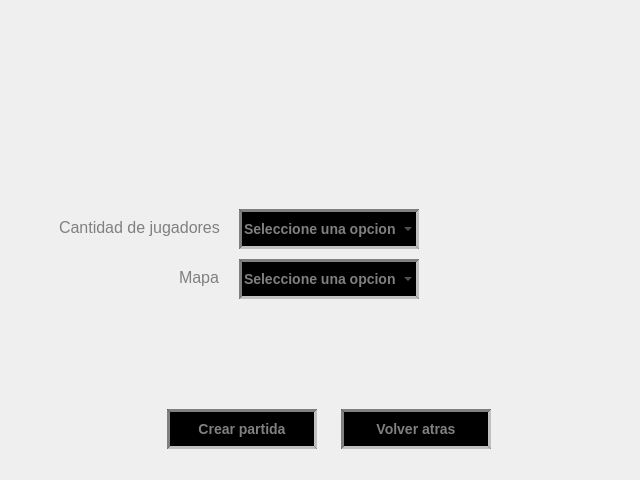
<?xml version="1.0" encoding="UTF-8"?>
<ui version="4.0">
 <class>MenuCrearPartida</class>
 <widget class="QMainWindow" name="MenuCrearPartida">
  <property name="geometry">
   <rect>
    <x>0</x>
    <y>0</y>
    <width>640</width>
    <height>480</height>
   </rect>
  </property>
  <property name="sizePolicy">
   <sizepolicy hsizetype="Expanding" vsizetype="Expanding">
    <horstretch>0</horstretch>
    <verstretch>0</verstretch>
   </sizepolicy>
  </property>
  <property name="minimumSize">
   <size>
    <width>640</width>
    <height>480</height>
   </size>
  </property>
  <property name="windowTitle">
   <string>Worms 2D</string>
  </property>
  <property name="styleSheet">
   <string notr="true">QMainWindow { 
	background-image: url(&quot;../client/vista/data/fondo.png&quot;); 
	background-position: center center;
}</string>
  </property>
  <widget class="QWidget" name="centralwidget">
   <property name="sizePolicy">
    <sizepolicy hsizetype="Expanding" vsizetype="Expanding">
     <horstretch>0</horstretch>
     <verstretch>0</verstretch>
    </sizepolicy>
   </property>
   <property name="minimumSize">
    <size>
     <width>640</width>
     <height>480</height>
    </size>
   </property>
   <layout class="QGridLayout" name="gridLayout">
    <item row="0" column="0">
     <widget class="QFrame" name="frame">
      <property name="sizePolicy">
       <sizepolicy hsizetype="Expanding" vsizetype="Expanding">
        <horstretch>0</horstretch>
        <verstretch>0</verstretch>
       </sizepolicy>
      </property>
      <property name="minimumSize">
       <size>
        <width>640</width>
        <height>480</height>
       </size>
      </property>
      <property name="styleSheet">
       <string notr="true"/>
      </property>
      <property name="frameShape">
       <enum>QFrame::NoFrame</enum>
      </property>
      <property name="frameShadow">
       <enum>QFrame::Raised</enum>
      </property>
      <widget class="QPushButton" name="nuevaPartidaButton">
       <property name="geometry">
        <rect>
         <x>158</x>
         <y>400</y>
         <width>150</width>
         <height>40</height>
        </rect>
       </property>
       <property name="sizePolicy">
        <sizepolicy hsizetype="Preferred" vsizetype="Preferred">
         <horstretch>0</horstretch>
         <verstretch>0</verstretch>
        </sizepolicy>
       </property>
       <property name="maximumSize">
        <size>
         <width>300</width>
         <height>300</height>
        </size>
       </property>
       <property name="styleSheet">
        <string notr="true">QPushButton {
	background-color: black;
	border-style: inset;
	border-width: 3px;
	border-color: grey;
	font: bold 14px;
	color: grey;
}

QPushButton:pressed {
	background-color: grey;
	border-style: inset;
}</string>
       </property>
       <property name="text">
        <string>Crear partida</string>
       </property>
      </widget>
      <widget class="QComboBox" name="jugadoresComboBox">
       <property name="geometry">
        <rect>
         <x>230</x>
         <y>200</y>
         <width>180</width>
         <height>40</height>
        </rect>
       </property>
       <property name="contextMenuPolicy">
        <enum>Qt::DefaultContextMenu</enum>
       </property>
       <property name="styleSheet">
        <string notr="true">QComboBox {
	background-color: black;
	border-style: inset;
	border-width: 3px;
	border-color: grey;
	font: bold 14px;
	color: grey;
}

QComboBox QAbstractItemView {
	background-color: black;
	border-style: outset;
	border-width: 3px;
	border-color: grey;
	font: bold 14px;
	color: black;
	border: 2px solid grey;
}</string>
       </property>
       <property name="editable">
        <bool>false</bool>
       </property>
       <property name="currentText">
        <string>Seleccione una opcion</string>
       </property>
       <item>
        <property name="text">
         <string>Seleccione una opcion</string>
        </property>
       </item>
       <item>
        <property name="text">
         <string>2</string>
        </property>
       </item>
       <item>
        <property name="text">
         <string>3</string>
        </property>
       </item>
       <item>
        <property name="text">
         <string>4</string>
        </property>
       </item>
       <item>
        <property name="text">
         <string>5</string>
        </property>
       </item>
       <item>
        <property name="text">
         <string>6</string>
        </property>
       </item>
      </widget>
      <widget class="QComboBox" name="mapaComboBox">
       <property name="geometry">
        <rect>
         <x>230</x>
         <y>250</y>
         <width>180</width>
         <height>40</height>
        </rect>
       </property>
       <property name="styleSheet">
        <string notr="true">QComboBox {
	background-color: black;
	border-style: inset;
	border-width: 3px;
	border-color: grey;
	font: bold 14px;
	color: grey;
}

QComboBox QAbstractItemView {
	background-color: black;
	border-style: outset;
	border-width: 3px;
	border-color: grey;
	font: bold 14px;
	color: black;
	border: 2px solid grey;
}</string>
       </property>
       <property name="editable">
        <bool>false</bool>
       </property>
       <property name="currentText">
        <string>Seleccione una opcion</string>
       </property>
       <item>
        <property name="text">
         <string>Seleccione una opcion</string>
        </property>
       </item>
       <item>
        <property name="text">
         <string>Jaula grande</string>
        </property>
       </item>
       <item>
        <property name="text">
         <string>Jaula pequeña</string>
        </property>
       </item>
       <item>
        <property name="text">
         <string>Puente</string>
        </property>
       </item>
       <item>
        <property name="text">
         <string>Vigas inclinadas</string>
        </property>
       </item>
      </widget>
      <widget class="QPushButton" name="volverAtrasButton">
       <property name="geometry">
        <rect>
         <x>332</x>
         <y>400</y>
         <width>150</width>
         <height>40</height>
        </rect>
       </property>
       <property name="sizePolicy">
        <sizepolicy hsizetype="Preferred" vsizetype="Preferred">
         <horstretch>0</horstretch>
         <verstretch>0</verstretch>
        </sizepolicy>
       </property>
       <property name="maximumSize">
        <size>
         <width>300</width>
         <height>300</height>
        </size>
       </property>
       <property name="styleSheet">
        <string notr="true">QPushButton {
	background-color: black;
	border-style: inset;
	border-width: 3px;
	border-color: grey;
	font: bold 14px;
	color: grey;
}

QPushButton:pressed {
	background-color: grey;
	border-style: inset;
}</string>
       </property>
       <property name="text">
        <string>Volver atras</string>
       </property>
      </widget>
      <widget class="QLabel" name="labelJugadores">
       <property name="geometry">
        <rect>
         <x>50</x>
         <y>210</y>
         <width>171</width>
         <height>17</height>
        </rect>
       </property>
       <property name="styleSheet">
        <string notr="true">color: grey;
font: 16px;</string>
       </property>
       <property name="text">
        <string>Cantidad de jugadores</string>
       </property>
      </widget>
      <widget class="QLabel" name="labelMapa">
       <property name="geometry">
        <rect>
         <x>170</x>
         <y>260</y>
         <width>51</width>
         <height>17</height>
        </rect>
       </property>
       <property name="styleSheet">
        <string notr="true">color: grey;
font: 16px;</string>
       </property>
       <property name="text">
        <string>Mapa</string>
       </property>
      </widget>
      <zorder>nuevaPartidaButton</zorder>
      <zorder>jugadoresComboBox</zorder>
      <zorder>mapaComboBox</zorder>
      <zorder>labelJugadores</zorder>
      <zorder>labelMapa</zorder>
      <zorder>volverAtrasButton</zorder>
     </widget>
    </item>
   </layout>
  </widget>
 </widget>
 <resources/>
 <connections/>
</ui>
